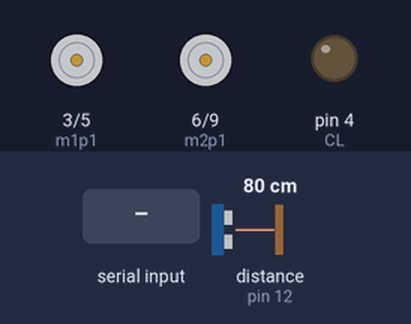
This sketch was run on a simulated Arduino Uno, built with avr-gcc and run on an emulated ATmega328P. On the bench: motor-driver pin pairs drawn as motors (green arrow = first pin HIGH = forward, orange = second pin HIGH = backward, longer = more drive), output pins drawn as LEDs (lit = HIGH). Wiring (inferred from the names in the program): ultrasonic range finder: trigger pin 11; echo pin 12. Inputs (shaded band) come from the test bench; at power-on: distance to the obstacle (sensor on pin 12) 80 cm. The echo pulse lasts 58.3 µs per cm; pins used as bus, display or sensor lines are not drawn; what the sketch prints to the serial monitor is not drawn.

Above: at 1.7 s.
1.8 s: "F" received over Serial
At 2.4 s:
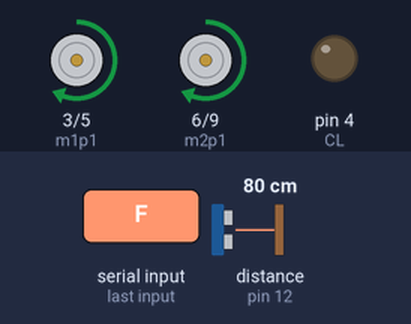
3.3 s: "B" received over Serial
At 3.6 s:
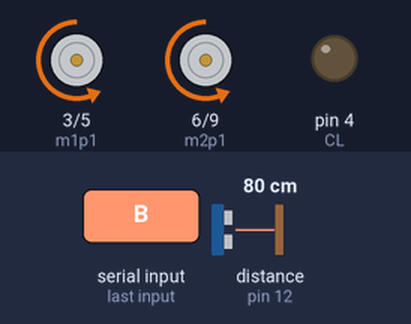
4.8 s: "R" received over Serial
At 5.9 s:
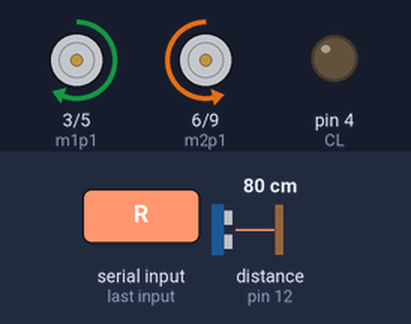
6.3 s: "L" received over Serial
At 7.0 s:
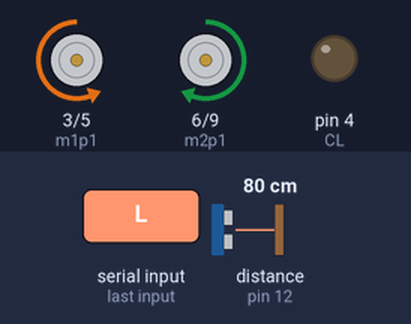
7.8 s: "E" received over Serial
At 8.1 s:
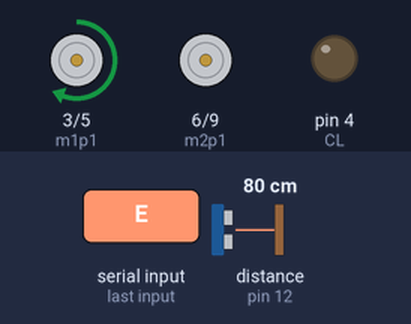
9.3 s: "W" received over Serial
At 10.4 s:
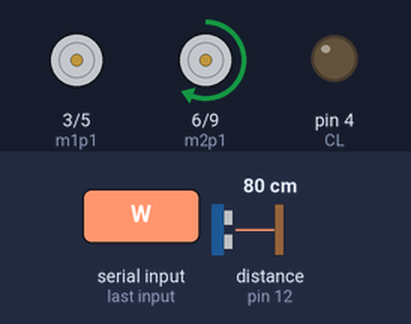
Timing chart, 0 to 11.8 s (numbered marks = the images above; inputs shaded):
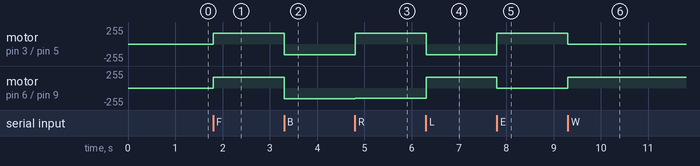

Measured:
- after the input at 1.8 s, motor on pin 3 (m1p1) / pin 5 (m1p2), motor on pin 6 (m2p1) / pin 9 (m2p2): stopped → forward 160/255 at once
- after the input at 3.3 s, motor on pin 3 (m1p1) / pin 5 (m1p2), motor on pin 6 (m2p1) / pin 9 (m2p2): forward 160/255 → backward 160/255 at once
- after the input at 4.8 s, motor on pin 3 (m1p1) / pin 5 (m1p2): backward 160/255 → forward 160/255 at once; motor on pin 6 (m2p1) / pin 9 (m2p2): backward 160/255 → backward 150/255 at once
- after the input at 6.3 s, motor on pin 3 (m1p1) / pin 5 (m1p2): forward 160/255 → backward 160/255 at once; motor on pin 6 (m2p1) / pin 9 (m2p2): backward 150/255 → forward 160/255 at once
- after the input at 7.8 s, motor on pin 3 (m1p1) / pin 5 (m1p2): backward 160/255 → forward 160/255 at once; motor on pin 6 (m2p1) / pin 9 (m2p2): forward 160/255 → stopped at once
- after the input at 9.3 s, motor on pin 3 (m1p1) / pin 5 (m1p2): forward 160/255 → stopped at once; motor on pin 6 (m2p1) / pin 9 (m2p2): stopped → forward 160/255 at once

The sketch:

robot.ino
```cpp
int echo = 12;
int trig = 11 ;

int m1p1 = 3;
int m1p2 = 5;
int m2p1 = 6;
int m2p2 = 9;
int CL = 4;
int motor_speed;
int scan_speed;
int dist;


// geting distance
int getDistance() {
    digitalWrite(trig, LOW);
    delayMicroseconds(2);
    digitalWrite(trig, HIGH);
    delayMicroseconds(10);
    digitalWrite(trig, LOW);

    long duration = pulseIn(echo, HIGH);
    int distance = duration * 0.034 / 2;

    if (distance == 0) distance = 100;
    if (distance > 100) distance = 100;

    return distance;
}


void setup() { // adruino setup
    motor_speed = 160;
    scan_speed = 150;
    Serial.begin(9600);
    // pinmodes
    pinMode(echo, INPUT);
    pinMode(trig, OUTPUT);
    pinMode(m1p1, OUTPUT);
    pinMode(m1p2, OUTPUT);
    pinMode(m2p1, OUTPUT);
    pinMode(m2p2, OUTPUT);
    pinMode(CL, OUTPUT);
    stop(); // sttopign robot
    delay(500);
    Serial.println("READY");
}


void loop() {
    dist = getDistance();
    if (Serial.available() > 0) {
        char cmd = Serial.read();
        while (Serial.available()) Serial.read();

        switch (cmd) {
            case 'F': forward(); break;
            case 'B': backward(); break;
            case 'R': turnRight(); break;
            case 'L': turnLeft(); break;
            case 'S': stop(); break;
            case 'E': scanRight(); break;
            case 'W': scanLeft(); break;
            case 'N': lightOn(); break;
            case 'M': lightOff(); break;
        }
    }
}

void forward() {
    if (dist < 20) { //stop
        return;
    }
    else {
      analogWrite(m1p1, motor_speed);
      analogWrite(m1p2, 0);
      analogWrite(m2p1, motor_speed);
      analogWrite(m2p2, 0);
    }
}

void backward() {
    analogWrite(m1p1, 0);
    analogWrite(m1p2, motor_speed);
    analogWrite(m2p1, 0);
    analogWrite(m2p2, motor_speed);
}

void stop() {
    analogWrite(m1p1, 0);
    analogWrite(m1p2, 0);
    analogWrite(m2p1, 0);
    analogWrite(m2p2, 0);
}

void turnRight() {
    analogWrite(m1p1, motor_speed);
    analogWrite(m1p2, 0);
    analogWrite(m2p1, 0);
    analogWrite(m2p2, scan_speed);
}

void turnLeft() {
    analogWrite(m1p1, 0);
    analogWrite(m1p2, scan_speed);
    analogWrite(m2p1, motor_speed);
    analogWrite(m2p2, 0);
}

void scanLeft() {
    analogWrite(m1p1, 0);
    analogWrite(m1p2, 0);
    analogWrite(m2p1, scan_speed);
    analogWrite(m2p2, 0);
}

void scanRight() {
    analogWrite(m1p1, scan_speed);
    analogWrite(m1p2, 0);
    analogWrite(m2p1, 0);
    analogWrite(m2p2, 0);
}

void lightOn() {
    digitalWrite(CL, HIGH);
}

void lightOff() {
    digitalWrite(CL, LOW);
}
```
